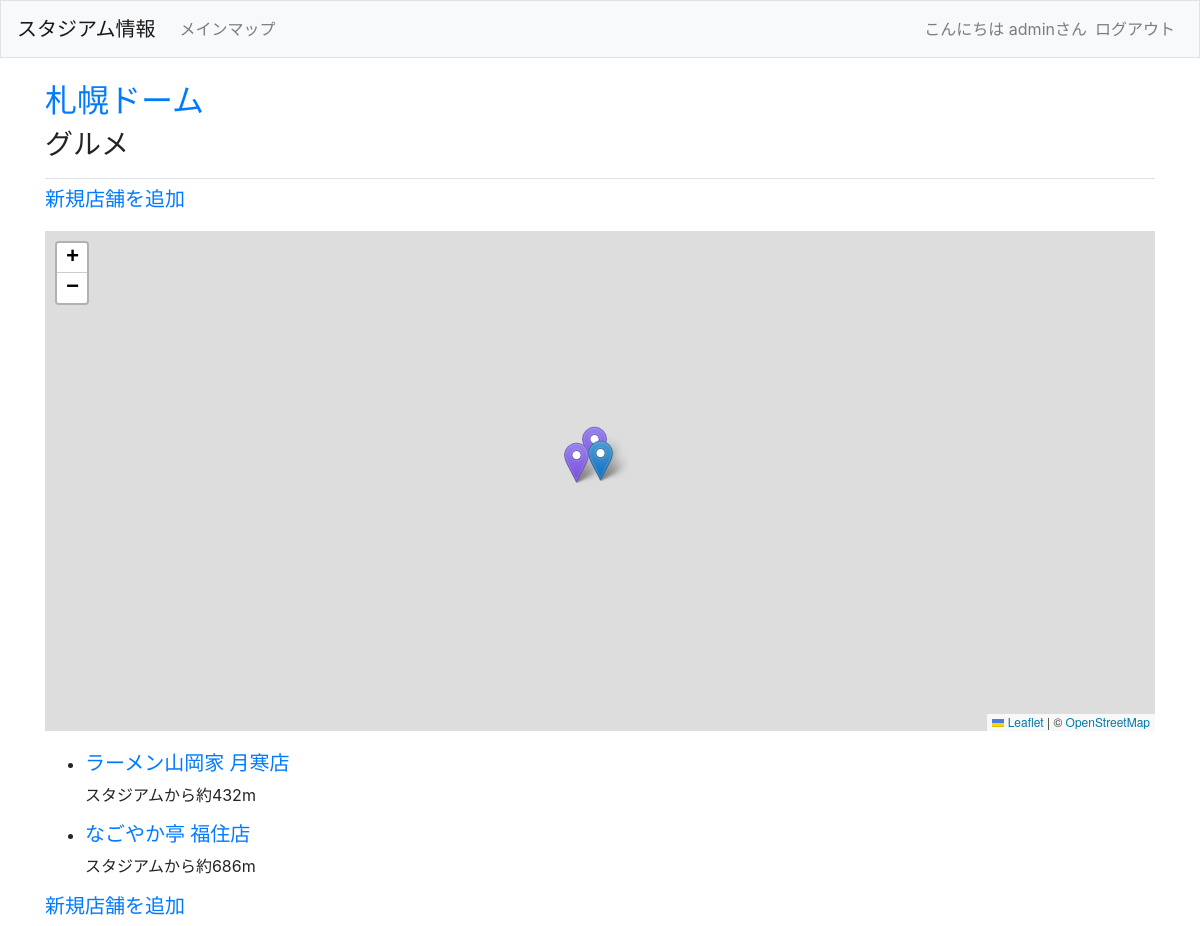
The app's page /stadium/1/1 (signed in) with its own data.
### sta_infos/models.py (models this page shows)
class Stadium(models.Model):
    name = models.CharField(max_length=100)
    address = models.CharField(max_length=200)
    lon = models.FloatField(null=True)
    lat = models.FloatField(null=True)
    audience = models.CharField(max_length=50)
    club = models.CharField(max_length=200)
    def __str__(self):
        return self.name

class Topic(models.Model):
    stadium = models.ForeignKey(Stadium, on_delete=models.CASCADE, default=0)
    text = models.CharField(max_length=50)
    def __str__(self):
        return self.text

class Shop(models.Model):
    topic = models.ForeignKey(Topic, on_delete=models.CASCADE)
    name = models.CharField(max_length=100)
    address = models.CharField(max_length=200)
    lon = models.FloatField(null=True)
    lat = models.FloatField(null=True)
    distance = models.IntegerField(default=0)
    date_added = models.DateTimeField(auto_now_add=True)
    def __str__(self):
        return self.name

### sta_infos/views.py (the view)
# urls.py: path('stadium/<int:stadium_id>/<int:topic_id>', views.topic, name='topic'),
def topic(request, stadium_id, topic_id):
    stadium = Stadium.objects.get(id=stadium_id)
    list1 = [stadium]
    stadium_list = serializers.serialize("json", list1)
    topic = stadium.topic_set.get(id=topic_id)
    list2 = [topic]
    topic_list = serializers.serialize("json", list2)
    shops = topic.shop_set.order_by('distance')
    list3 = []
    for shop in shops:
        list3.append(shop)
    shop_list = serializers.serialize("json", list3)
    context = {'stadium':stadium, 'topic':topic, 'shops':shops, 'stadium_list':stadium_list, 'topic_list': topic_list,'shop_list':shop_list}
    return render(request, 'sta_infos/topic.html', context)

### sta_infos/templates/sta_infos/topic.html (shortened to what this page needs)
{% extends "sta_infos/base.html" %}
{% load static %}
{% block page_header %}
<h2><a href="{% url 'sta_infos:stadium' stadium.id %}">{{ stadium }}</a></h2>
<h3>{{ topic }}</h3>
{% endblock page_header %}
{% block content %}
<h5><a href="{% url 'sta_infos:new_shop' stadium.id topic.id %}">新規店舗を追加</a></h5>
<div id="topic_map"></div>
<ul class="shop_list">
    {% for shop in shops %}
    <li>
        <h5><a href="{% url 'sta_infos:shop' stadium.id topic.id shop.id %}">{{ shop }}</a></h5>
        スタジアムから約{{ shop.distance }}m
    </li>
    {% empty %}
    <li><h5>お店はまだ登録されていません。</h5></li>
    {% endfor %}
</ul>
<h5><a href="{% url 'sta_infos:new_shop' stadium.id topic.id %}">新規店舗を追加</a></h5>
{% endblock content %}

### sta_infos/templates/sta_infos/base.html (shortened to what this page needs)
{% load static %}
{% load bootstrap4 %}
<!DOCTYPE html>
<html lang="ja">
    <head>
        {% bootstrap_css %}
        <link rel="stylesheet" href="https://unpkg.com/leaflet@1.9.3/dist/leaflet.css"
/>
        <link rel="stylesheet" href="{% static 'css/style.css' %}?2023022103">
    </head>
    <body>
        <nav class="navbar navbar-expand-md navbar-light bg-light mb-4 border" >
            <a class="navbar-brand" href="{% url 'sta_infos:index' %}">スタジアム情報</a>
            <div class="collapse navbar-collapse" id="navbarCollapse">
                <ul class="navbar-nav mr-auto">
                    <li class="nav-item">
                        <a class="nav-link" href="{% url 'sta_infos:mainmap' %}">メインマップ</a>
                    </li>
                </ul>
                <ul class="navbar-nav ml-auto">
                    {% if user.is_authenticated %}
                    <li class="nav-item">
                        <span class="navbar-text">こんにちは {{ user.username }}さん</span>
                    </li>
                    <li class="nav-item">
                        <a class="nav-link" href="{% url 'users:logout' %}">ログアウト</a>
                    </li>
                    {% endif %}
                </ul>
            </div>
        </nav>
        <main role="main" class="container">
            <div class="pb-2 mb-2 border-bottom">
                {% block page_header %}{% endblock page_header %}
            </div>
            <div>
                {% block content %}{% endblock content %}
            </div>
        </main>
    </body>
</html>

### sta_infos/static/css/style.css (style rules this page uses)
#topic_map { height: 500px; margin: 20px 0; }
.shop_list li { margin:15px 0; }

### records on screen
Stadium: name "札幌ドーム"
Topic: text "グルメ"
Shop: name "ラーメン山岡家 月寒店", distance "432"
Shop: name "なごやか亭 福住店", distance "686"

### other values on screen
{{ user.username }} "admin"
